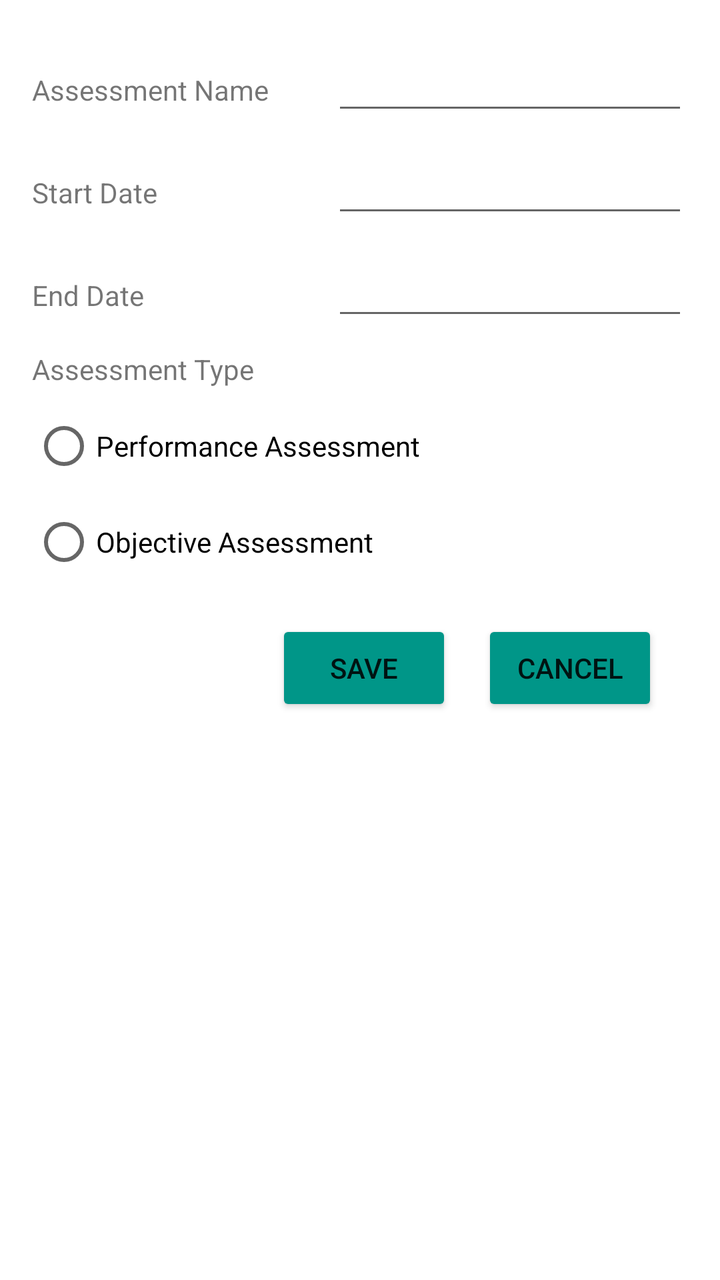
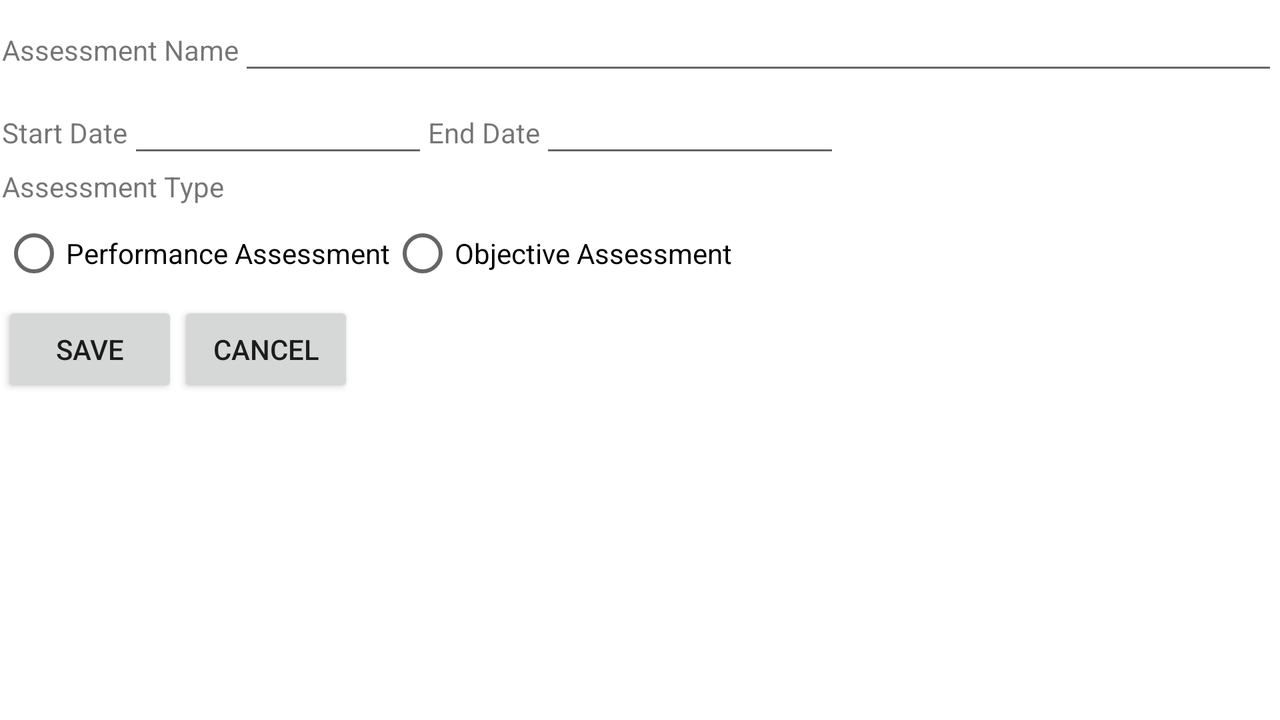

Compare how this app lays out the same screen by default and in its alternative resource folder. The renders come first, then the two layout files and the values they reference.
<!-- AndroidManifest.xml: application theme Theme.C196SchedulingApp -->
<!-- res/layout/activity_create_assessment.xml -->
<?xml version="1.0" encoding="utf-8"?>
<androidx.constraintlayout.widget.ConstraintLayout xmlns:android="http://schemas.android.com/apk/res/android"
    xmlns:app="http://schemas.android.com/apk/res-auto"
    xmlns:tools="http://schemas.android.com/tools"
    android:layout_width="match_parent"
    android:layout_height="match_parent"
    tools:context=".UI.AssessmentDetails">

    <ScrollView
        android:id="@+id/scrollView3"
        android:layout_width="0dp"
        android:layout_height="0dp"
        android:layout_marginStart="16dp"
        android:layout_marginTop="16dp"
        android:layout_marginEnd="16dp"
        android:layout_marginBottom="32dp"
        app:layout_constraintBottom_toBottomOf="parent"
        app:layout_constraintEnd_toEndOf="parent"
        app:layout_constraintHorizontal_bias="1.0"
        app:layout_constraintStart_toStartOf="parent"
        app:layout_constraintTop_toTopOf="parent"
        app:layout_constraintVertical_bias="0.0">


        <LinearLayout
            android:layout_width="match_parent"
            android:layout_height="wrap_content"
            android:orientation="vertical">

            <LinearLayout
                android:layout_width="match_parent"
                android:layout_height="wrap_content"
                android:orientation="horizontal"
                android:paddingTop="5dp"
                android:paddingBottom="5dp">

                <TextView
                    android:layout_width="150dp"
                    android:layout_height="wrap_content"
                    android:text="Assessment Name" />

                <EditText
                    android:id="@+id/assessmentName"
                    android:layout_width="match_parent"
                    android:layout_height="wrap_content" />
            </LinearLayout>

            <LinearLayout
                android:layout_width="match_parent"
                android:layout_height="wrap_content"
                android:orientation="horizontal"
                android:paddingTop="5dp"
                android:paddingBottom="5dp">

                <TextView
                    android:layout_width="150dp"
                    android:layout_height="wrap_content"
                    android:focusable="false"
                    android:text="Start Date" />

                <EditText
                    android:id="@+id/assessmentStart"
                    android:layout_width="match_parent"
                    android:layout_height="wrap_content"
                    android:focusable="false" />
            </LinearLayout>

            <LinearLayout
                android:layout_width="match_parent"
                android:layout_height="wrap_content"
                android:orientation="horizontal"
                android:paddingTop="5dp"
                android:paddingBottom="5dp">

                <TextView
                    android:layout_width="150dp"
                    android:layout_height="wrap_content"
                    android:text="End Date" />

                <EditText
                    android:id="@+id/assessmentEnd"
                    android:layout_width="match_parent"
                    android:layout_height="wrap_content"
                    android:focusable="false" />
            </LinearLayout>


            <LinearLayout
                android:layout_width="match_parent"
                android:layout_height="wrap_content"
                android:orientation="horizontal"
                android:paddingTop="5dp"
                android:paddingBottom="5dp">

                <TextView
                    android:layout_width="200dp"
                    android:layout_height="wrap_content"
                    android:text="Assessment Type" />

            </LinearLayout>

            <LinearLayout
                android:layout_width="match_parent"
                android:layout_height="match_parent"
                android:orientation="vertical"
                android:paddingBottom="5dp">

                <RadioGroup
                    android:id="@+id/radioGroup"
                    android:layout_width="match_parent"
                    android:layout_height="match_parent"
                    android:orientation="horizontal">

                    <RadioButton
                        android:id="@+id/radioButton1"
                        android:layout_width="wrap_content"
                        android:layout_height="wrap_content"
                        android:onClick="checkButton"
                        android:text="Performance Assessment"
                        android:textAppearance="@style/TextAppearance.AppCompat.Small" />

                </RadioGroup>

                <RadioButton
                    android:id="@+id/radioButton2"
                    android:layout_width="wrap_content"
                    android:layout_height="wrap_content"
                    android:onClick="checkButton"
                    android:text="Objective Assessment" />
            </LinearLayout>

            <LinearLayout
                android:layout_width="match_parent"
                android:layout_height="wrap_content"
                android:gravity="right"
                android:orientation="horizontal"
                android:paddingTop="10dp"
                android:paddingRight="5dp"
                android:paddingBottom="5dp">

                <Button
                    android:layout_width="wrap_content"
                    android:layout_height="wrap_content"
                    android:layout_marginRight="5dp"
                    android:backgroundTint="#009688"
                    android:onClick="saveAssessment"
                    android:text="Save"
                    app:cornerRadius="150dp" />

                <Button
                    android:layout_width="wrap_content"
                    android:layout_height="wrap_content"
                    android:layout_marginLeft="10dp"
                    android:layout_marginRight="10dp"
                    android:backgroundTint="#009688"
                    android:onClick="onCancel"
                    android:text="Cancel"
                    app:cornerRadius="150dp" />

            </LinearLayout>
        </LinearLayout>
    </ScrollView>
</androidx.constraintlayout.widget.ConstraintLayout>
<!-- resources referenced by this layout -->
<resources>
  <style name="Theme.C196SchedulingApp" parent="Theme.MaterialComponents.DayNight.DarkActionBar">
          
          <item name="colorPrimary">@color/teal_700</item>
          <item name="colorPrimaryVariant">@color/teal_200</item>
          <item name="colorOnPrimary">@color/white</item>
          
          <item name="colorSecondary">@color/teal_200</item>
          <item name="colorSecondaryVariant">@color/teal_700</item>
          <item name="colorOnSecondary">@color/black</item>
          
          <item name="android:statusBarColor" tools:targetApi="l">?attr/colorPrimaryVariant</item>
          
      </style>
  <color name="teal_700">#FF018786</color>
  <color name="teal_200">#FFA3D6D1</color>
  <color name="white">#FFFFFFFF</color>
  <color name="black">#FF000000</color>
</resources>
<!-- res/layout-land/activity_create_assessment.xml (the author's variant of the layout above) -->
<!-- drawn on the phone turned sideways -->
<?xml version="1.0" encoding="utf-8"?>
<androidx.constraintlayout.widget.ConstraintLayout xmlns:android="http://schemas.android.com/apk/res/android"
    xmlns:app="http://schemas.android.com/apk/res-auto"
    xmlns:tools="http://schemas.android.com/tools"
    android:layout_width="match_parent"
    android:layout_height="match_parent"
    tools:context=".UI.AssessmentDetails">

    <ScrollView
        android:id="@+id/scrollView3"
        android:layout_width="0dp"
        android:layout_height="0dp"
        android:layout_marginStart="1dp"
        android:layout_marginTop="1dp"
        android:layout_marginEnd="1dp"
        android:layout_marginBottom="1dp"
        app:layout_constraintBottom_toBottomOf="parent"
        app:layout_constraintEnd_toEndOf="parent"
        app:layout_constraintHorizontal_bias="1.0"
        app:layout_constraintStart_toStartOf="parent"
        app:layout_constraintTop_toTopOf="parent"
        app:layout_constraintVertical_bias="1.0">

        <LinearLayout
            android:layout_width="match_parent"
            android:layout_height="wrap_content"
            android:orientation="vertical">

            <LinearLayout
                android:layout_width="match_parent"
                android:layout_height="wrap_content"
                android:orientation="horizontal">
                <TextView
                    android:layout_width="wrap_content"
                    android:layout_height="wrap_content"
                    android:text="Assessment Name" />

                <EditText
                    android:id="@+id/assessmentName"
                    android:layout_width="match_parent"
                    android:layout_height="wrap_content" />
            </LinearLayout>

            <LinearLayout
                android:layout_width="match_parent"
                android:layout_height="match_parent"
                android:orientation="horizontal">

                <TextView
                    android:layout_width="wrap_content"
                    android:layout_height="wrap_content"
                    android:focusable="false"
                    android:text="Start Date" />

                <EditText
                    android:id="@+id/assessmentStart"
                    android:layout_width="150dp"
                    android:layout_height="wrap_content"
                    android:focusable="false" />

                <TextView
                    android:layout_width="wrap_content"
                    android:layout_height="wrap_content"
                    android:text="End Date" />

                <EditText
                    android:id="@+id/assessmentEnd"
                    android:layout_width="150dp"
                    android:layout_height="wrap_content"
                    android:focusable="false" />
            </LinearLayout>

            <LinearLayout
                android:layout_width="match_parent"
                android:layout_height="wrap_content"
                android:orientation="horizontal">

                <TextView
                    android:layout_width="match_parent"
                    android:layout_height="wrap_content"
                    android:text="Assessment Type" />

            </LinearLayout>

            <LinearLayout
                android:layout_width="match_parent"
                android:layout_height="match_parent"
                android:orientation="vertical">

                <RadioGroup
                    android:layout_width="match_parent"
                    android:layout_height="match_parent"
                    android:orientation="horizontal"
                    android:id="@+id/radioGroup">
                    <RadioButton
                        android:id="@+id/radioButton1"
                        android:layout_width="wrap_content"
                        android:layout_height="wrap_content"
                        android:text="Performance Assessment"
                        android:onClick="checkButton" />
                    <RadioButton
                        android:id="@+id/radioButton2"
                        android:layout_width="wrap_content"
                        android:layout_height="wrap_content"
                        android:text="Objective Assessment"
                        android:onClick="checkButton" />
                </RadioGroup>
            </LinearLayout>

            <LinearLayout
                android:layout_width="match_parent"
                android:layout_height="wrap_content"
                android:orientation="horizontal">

                <Button
                    android:layout_width="wrap_content"
                    android:layout_height="wrap_content"
                    android:onClick="saveAssessment"
                    android:text="Save" />

                <Button
                    android:layout_width="wrap_content"
                    android:layout_height="wrap_content"
                    android:onClick="onCancel"
                    android:text="Cancel" />

            </LinearLayout>
        </LinearLayout>
    </ScrollView>
</androidx.constraintlayout.widget.ConstraintLayout>
